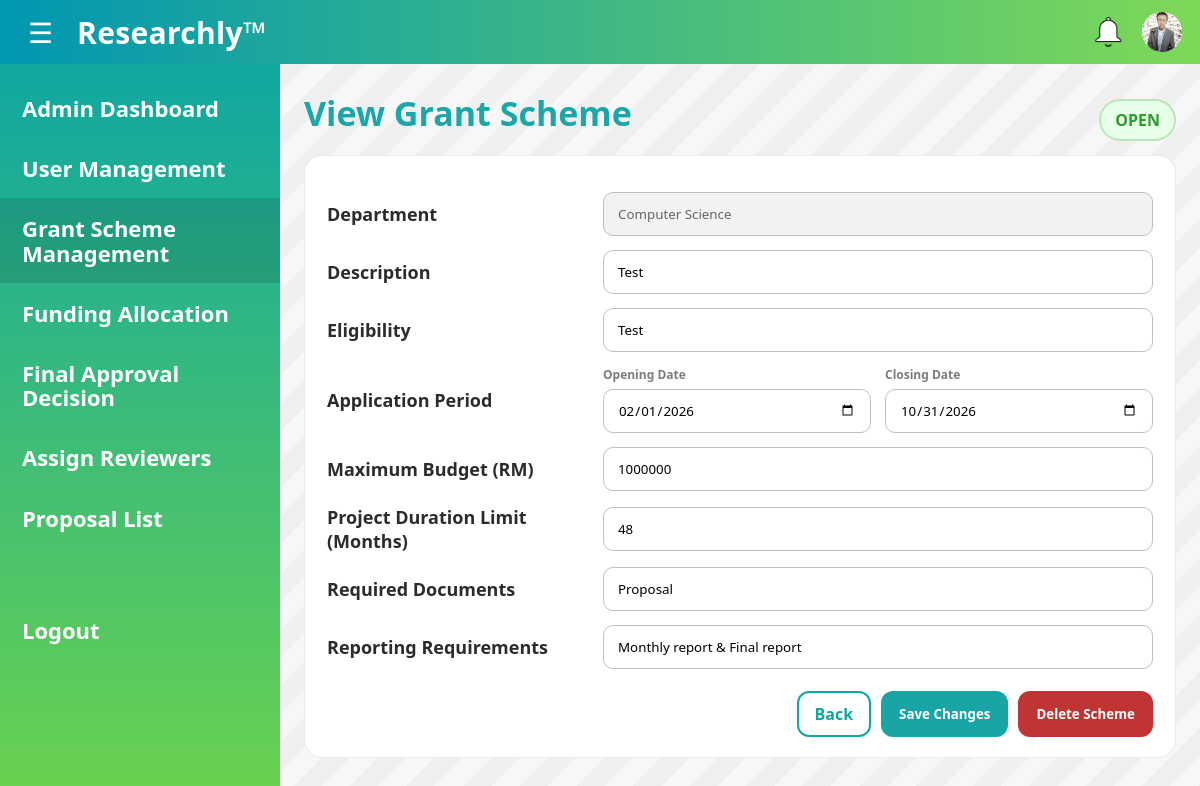
The app's page /admin/grants/5a4ef338-f902-4cd4-8e91-67b123fe16af (signed in) with its own data.
### main.py (models this page shows)
class UserProfile(db.Model):
    user_id = db.Column(db.String(36), db.ForeignKey('user.id'), primary_key=True)
    contact_number = db.Column(db.String(15), nullable=True)
    address = db.Column(db.String(100), nullable=True)
    emergency_contact_name = db.Column(db.String(80), nullable=True)
    emergency_contact_number = db.Column(db.String(15), nullable=True)
    profile_picture = db.Column(db.String(255), nullable=True)
    department_name = db.Column(db.String(80), nullable=True)
    role = db.Column(db.String(20), nullable=False, default="UNASSIGNED")
    created_at = db.Column(db.DateTime, default=lambda: datetime.now(timezone.utc), nullable=False)
    account_status = db.Column(db.String(15), nullable=False)

class GrantScheme(db.Model):
    scheme_id = db.Column(db.String(36), primary_key=True, default=lambda: str(uuid.uuid4()))
    admin_id = db.Column(
        db.String(36),
        db.ForeignKey('admin.admin_id'),
    )
    department_id = db.Column(
        db.String(36),
        db.ForeignKey('department.department_id'),
    )
    description = db.Column(db.String(500), nullable=False)
    eligibiliity = db.Column(db.String(500), nullable=False)
    open_date = db.Column(db.Date, nullable=False)
    close_date = db.Column(db.Date, nullable=False)
    max_budget = db.Column(db.Integer, nullable=False)
    project_duration_limit = db.Column(db.Integer, nullable=False)
    required_documents = db.Column(db.String(500), nullable=False)
    reporting_requirements = db.Column(db.String(500), nullable=False)
    scheme_status = db.Column(db.String(20), nullable=False)
    created_at = db.Column(db.DateTime, default=lambda:datetime.now(timezone.utc), nullable=False)
    updated_at = db.Column(db.DateTime, default=lambda:datetime.now(timezone.utc), onupdate=lambda:datetime.now(timezone.utc), nullable=False)

### main.py (the view, shortened to what this page needs)
@app.route("/admin/grants/<scheme_id>", methods=["GET", "POST"])
@login_required
@admin_required
def admin_grant_view(scheme_id):
    scheme = GrantScheme.query.get_or_404(scheme_id)
    departments = Department.query.order_by(Department.department_name.asc()).all()
    st = (scheme.scheme_status or "").upper()
    return render_template(
        "admin_grant_scheme_view.html",
        scheme=scheme,
        departments=departments
    )

### main.py (called while the page is built)
@login_manager.user_loader
def load_user(user_id):
    return User.query.get(user_id)

def get_profile(user_id: str):
    return UserProfile.query.filter_by(user_id=user_id).first()

def is_admin_user(user: User) -> bool:
    prof = get_profile(user.id)
    return bool(prof and prof.account_status == "ACTIVE" and prof.role == "ADMIN")

def admin_required(fn):
    @wraps(fn)
    def wrapper(*args, **kwargs):
        if not current_user.is_authenticated:
            return login_manager.unauthorized()
        if not is_admin_user(current_user):
            abort(403)
        return fn(*args, **kwargs)
    return wrapper

@app.context_processor
def inject_profile():
    if current_user.is_authenticated:
        return {"prof": get_profile(current_user.id)}
    return {"prof": None}

### templates/admin_grant_scheme_view.html (shortened to what this page needs)
<!DOCTYPE html>
<html lang="en">
<head>
  <link rel="stylesheet" href="{{ url_for('static', filename='css/admin_view_grant_scheme.css') }}">
  <link rel="stylesheet" href="{{ url_for('static', filename='css/colors.css') }}">
</head>
<body>
  <header class="topbar">
    <div class="left">
      <button class="hamburger" type="button" aria-label="Menu">&#9776;</button>
      <div class="brand">Researchly™</div>
    </div>
    <div class="icons">
      <span class="icon bell" title="Notifications"></span>
      <a href="{{ url_for('view_profile') }}" class="icon user" title="Profile">
        {% if prof and prof.profile_picture %}
          <img class="top-avatar"
               src="{{ url_for('static', filename='uploads/' ~ prof.profile_picture) }}"
               alt="Profile">
        {% else %}
          <span class="fallback-user">👤</span>
        {% endif %}
      </a>
    </div>
  </header>
  <main class="layout">
    <aside class="sidebar">
      <a class="side-link" href="{{ url_for('admin_dashboard') }}">Admin Dashboard</a>
      <a class="side-link" href="{{ url_for('admin_users', status='PENDING') }}">User Management</a>
      <a class="side-link active" href="{{ url_for('admin_grants', status='ALL') }}">Grant Scheme<br/>Management</a>
      <a class="side-link" href="#">Funding Allocation</a>
      <a class="side-link" href="#">Final Approval<br/>Decision</a>
      <a class="side-link" href="#">Assign Reviewers</a>
      <a class="side-link" href="#">Proposal List</a>
      <div class="side-spacer"></div>
      <a class="side-link logout" href="{{ url_for('logout') }}">Logout</a>
    </aside>
    <section class="content">
      <div class="page-wrap">
        <div class="page-head">
          <h1>View Grant Scheme</h1>
          {% set st = (scheme.scheme_status or '').upper() %}
          <span class="status-pill {{ st|lower }}">{{ st }}</span>
        </div>
        {% set can_edit   = st in ['OPEN', 'DRAFT'] %}
        {% set can_delete = st in ['OPEN', 'DRAFT'] %}
        {% set readonly = not can_edit %}
        <form class="card form" method="POST">
          <div class="row">
            <label>Department</label>
            <input type="text"
              value="{{ (departments | selectattr('department_id','equalto',scheme.department_id) | list | first).department_name
                  if scheme.department_id else '' }}"
              disabled>
          </div>
          <div class="row">
            <label>Description</label>
            <input type="text" name="description" value="{{ scheme.description }}" {% if readonly %}disabled{% endif %}>
          </div>
          <div class="row">
            <label>Eligibility</label>
            <input type="text" name="eligibiliity" value="{{ scheme.eligibiliity }}" {% if readonly %}disabled{% endif %}>
          </div>
          <div class="row">
            <label>Application Period</label>
            <div class="date-range">
              <div class="date-box">
                <span class="mini">Opening Date</span>
                <input type="date" name="open_date"
                       value="{{ scheme.open_date.strftime('%Y-%m-%d') if scheme.open_date else '' }}"
                       {% if readonly %}disabled{% endif %}>
              </div>
              <div class="date-box">
                <span class="mini">Closing Date</span>
                <input type="date" name="close_date"
                       value="{{ scheme.close_date.strftime('%Y-%m-%d') if scheme.close_date else '' }}"
                       {% if readonly %}disabled{% endif %}>
              </div>
            </div>
          </div>
          <div class="row">
            <label>Maximum Budget (RM)</label>
            <input type="number" name="max_budget" value="{{ scheme.max_budget }}" {% if readonly %}disabled{% endif %}>
          </div>
          <div class="row">
            <label>Project Duration Limit (Months)</label>
            <input type="number" name="project_duration_limit" value="{{ scheme.project_duration_limit }}" {% if readonly %}disabled{% endif %}>
          </div>
          <div class="row">
            <label>Required Documents</label>
            <input type="text" name="required_documents" value="{{ scheme.required_documents }}" {% if readonly %}disabled{% endif %}>
          </div>
          <div class="row">
            <label>Reporting Requirements</label>
            <input type="text" name="reporting_requirements" value="{{ scheme.reporting_requirements }}" {% if readonly %}disabled{% endif %}>
          </div>
          <div class="actions-row">
            <a class="btn ghost" href="{{ url_for('admin_grants', status='ALL') }}">Back</a>
            {% if can_edit %}
              <button class="btn secondary" name="action" value="save" type="submit">Save Changes</button>
            {% endif %}
            {% if can_delete %}
              <button class="btn danger" name="action" value="delete" type="submit"
                onclick="return confirm('Delete this scheme? This cannot be undone.');">
                Delete Scheme
              </button>
            {% endif %}
          </div>
        </form>
      </div>
    </section>
  </main>
</body>
</html>

### static/css/admin_view_grant_scheme.css (style rules this page uses)
* { box-sizing: border-box; font-family: "Segoe UI", Arial, sans-serif; }
body { margin: 0; min-height: 100vh; background: #f7f7f7; }
.topbar { height: 64px; padding: 0 18px; display: flex; align-items: center; justify-content: space-between; background: linear-gradient(90deg, var(--accent-2), var(--accent-1)); color: #fff; }
.topbar .left { display: flex; align-items: center; gap: 14px; }
.hamburger { border: none; background: transparent; color: #fff; font-size: 28px; cursor: pointer; padding: 6px 10px; border-radius: 10px; }
.brand { font-size: 30px; font-weight: 800; letter-spacing: 0.3px; }
.icons { display: flex; gap: 14px; align-items: center; }
.icon { width: 40px; height: 40px; display: inline-block; position: relative; }
.icon.bell { background-image: url('../img/white_bell.png'); background-size: contain; background-repeat: no-repeat; background-position: center; }
.icon.user { width: 40px; height: 40px; border-radius: 50%; overflow: hidden; display: inline-flex; align-items: center; justify-content: center; background: #fff; text-decoration: none; flex: 0 0 40px; }
.icon.user .top-avatar { width: 100%; height: 100%; object-fit: cover; display: block; }
.layout { display: grid; grid-template-columns: 280px 1fr; min-height: calc(100vh - 64px); }
.sidebar { background: linear-gradient(180deg, #0fa7a1, #6bd24f); padding: 14px 0; color: #fff; }
.side-link { display: block; padding: 18px 22px; color: #fff; text-decoration: none; font-weight: 700; font-size: 22px; line-height: 1.1; }
.side-link.active { background: rgba(0,0,0,0.12); }
.side-spacer { height: 40px; }
.side-link.logout { margin-top: 12px; }
.content { padding: 26px 24px 40px; background: repeating-linear-gradient( 135deg, rgba(0,0,0,0.03) 0, rgba(0,0,0,0.03) 20px, rgba(255,255,255,0.0) 20px, rgba(255,255,255,0.0) 40px ); }
.page-wrap { max-width: 1150px; margin: 0 auto; }
.page-head { display:flex; align-items: baseline; justify-content: space-between; gap: 14px; margin-bottom: 14px; }
.page-head h1 { margin: 0; font-size: 34px; color: #1aa7a8; font-weight: 900; }
.status-pill { padding: 8px 14px; border-radius: 999px; font-weight: 900; border: 2px solid rgba(0,0,0,0.08); background: #fff; }
.status-pill.open { background:#e8ffe8; color:#2d9b2d; border-color: rgba(45,155,45,0.25); }
.card { background:#fff; border-radius:18px; border:1px solid rgba(0,0,0,0.08); padding: 22px 22px 20px; }
.row { display:grid; grid-template-columns: 260px 1fr; gap:16px; align-items:center; margin: 14px 0; }
.row label { font-weight:900; color:#2b2b2b; font-size: 18px; }
.row input, .row select { height: 44px; padding: 0 14px; border: 1px solid #bfbfbf; border-radius: 10px; outline: none; background:#fff; }
.row input:disabled, .row select:disabled { background: #f2f2f2; color: #666; }
.date-range { display:grid; grid-template-columns: 1fr 1fr; gap: 14px; }
.date-box { display:flex; flex-direction: column; gap: 6px; }
.mini { font-size: 12px; font-weight: 800; color: #7b7b7b; }
.actions-row { display:flex; justify-content:flex-end; gap:10px; margin-top: 22px; flex-wrap: wrap; }
.btn { border:none; border-radius:12px; padding:10px 16px; font-weight:900; cursor:pointer; text-decoration:none; display:inline-flex; align-items:center; justify-content:center; border: 2px solid transparent; }
.btn.secondary { background:#19a5a5; color:#fff; }
.btn.danger { background:#c03434; color:#fff; }
.btn.ghost { background:#fff; color:#0fa7a1; border-color:#0fa7a1; }

### static/css/colors.css (style rules this page uses)
:root { --accent-1: #7ed957; --accent-2: #0097b2; --font-1: #28a5a8; }

### records on screen
UserProfile: profile_picture (picture)
GrantScheme: scheme_status "OPEN", description "Test", eligibiliity "Test", open_date "02/01/2026", close_date "10/31/2026", max_budget "1000000", project_duration_limit "48", required_documents "Proposal", reporting_requirements "Monthly report & Final report"
